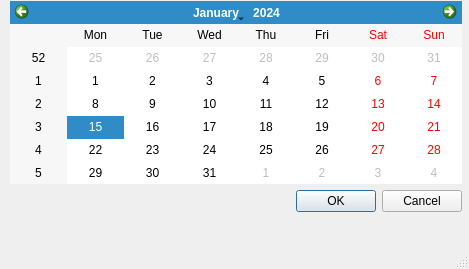
<?xml version="1.0" encoding="UTF-8"?>
<ui version="4.0">
 <class>MainWindow</class>
 <widget class="QMainWindow" name="MainWindow">
  <property name="geometry">
   <rect>
    <x>0</x>
    <y>0</y>
    <width>469</width>
    <height>269</height>
   </rect>
  </property>
  <property name="windowTitle">
   <string>MainWindow</string>
  </property>
  <widget class="QWidget" name="centralwidget">
   <widget class="QCalendarWidget" name="calendarWidget">
    <property name="geometry">
     <rect>
      <x>10</x>
      <y>1</y>
      <width>452</width>
      <height>183</height>
     </rect>
    </property>
   </widget>
   <widget class="QDialogButtonBox" name="buttonBox">
    <property name="geometry">
     <rect>
      <x>10</x>
      <y>190</y>
      <width>452</width>
      <height>23</height>
     </rect>
    </property>
    <property name="orientation">
     <enum>Qt::Horizontal</enum>
    </property>
    <property name="standardButtons">
     <set>QDialogButtonBox::Cancel|QDialogButtonBox::Ok</set>
    </property>
   </widget>
  </widget>
  <widget class="QMenuBar" name="menubar">
   <property name="geometry">
    <rect>
     <x>0</x>
     <y>0</y>
     <width>469</width>
     <height>21</height>
    </rect>
   </property>
  </widget>
  <widget class="QStatusBar" name="statusbar"/>
 </widget>
 <resources/>
 <connections/>
</ui>
